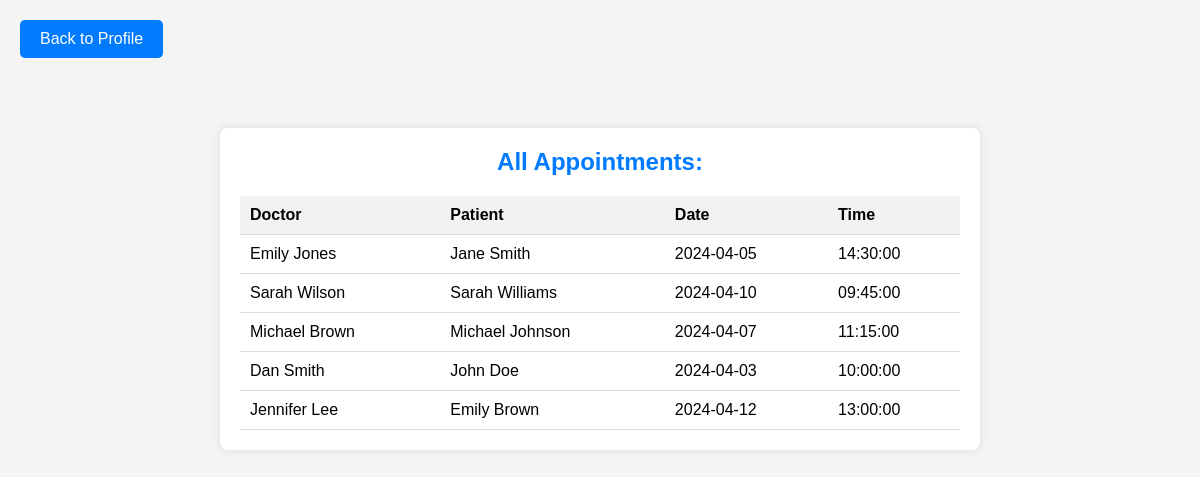
Screenshot of /viewAppointment.php (signed in) with the database file from the repository.
### tables this page shows
CREATE TABLE RequestAppointment (
    id INT AUTO_INCREMENT PRIMARY KEY,
    doctor_id INT,  
    patient_id INT,
    date DATE NOT NULL,
    time TIME NOT NULL,
    FOREIGN KEY (doctor_id) REFERENCES Doctor(id),
    FOREIGN KEY (patient_id) REFERENCES Patient(id)
);

CREATE TABLE Doctor (
    id INT AUTO_INCREMENT PRIMARY KEY,
    username VARCHAR(255) NOT NULL,
    password VARCHAR(255) NOT NULL,
    email VARCHAR(255) NOT NULL,
    name VARCHAR(255) NOT NULL,
    phone CHAR(10) NOT NULL
);

CREATE TABLE Patient (
    id INT AUTO_INCREMENT PRIMARY KEY,
    doctor_id INT,
    username VARCHAR(255) NOT NULL,
    password VARCHAR(255) NOT NULL,
    email VARCHAR(255) NOT NULL,
    address VARCHAR(255) NOT NULL,
    dob DATE,
    gender ENUM('Male', 'Female', 'Other'),
    name VARCHAR(255) NOT NULL,
    phone CHAR(10), 
    FOREIGN KEY (doctor_id) REFERENCES Doctor(id)
);

### viewAppointment.php (the view, shortened to what this page needs)
<?php
$servername = "localhost";
$username = "root";
$password = "";
$dbname = "rehab";
$conn = new mysqli($servername, $username, $password, $dbname);
$sql = "SELECT Doctor.name AS doctor_name, Patient.name AS patient_name, RequestAppointment.date, RequestAppointment.time
        FROM RequestAppointment
        INNER JOIN Doctor ON RequestAppointment.doctor_id = Doctor.id
        INNER JOIN Patient ON RequestAppointment.patient_id = Patient.id";
$result = $conn->query($sql);
?>
<!DOCTYPE html>
<html lang="en">
<head>
</head>
<body>
    <a href="doctor_welcome.php" class="button">Back to Profile</a>
    <div class="container">
        <h2>All Appointments:</h2>
        <table>
            <thead>
                <tr>
                    <th>Doctor</th>
                    <th>Patient</th>
                    <th>Date</th>
                    <th>Time</th>
                </tr>
            </thead>
            <tbody>
                <?php
                if ($result->num_rows > 0) {
                    while($row = $result->fetch_assoc()) {
                        echo "<tr><td>".$row["doctor_name"]."</td><td>".$row["patient_name"]."</td><td>".$row["date"]."</td><td>".$row["time"]."</td></tr>";
                    }
                } else {
                    echo "<tr><td colspan='4' class='no-appointments'>No appointments found</td></tr>";
                }
                ?>
            </tbody>
        </table>
    </div>
</body>
</html>

### viewAppointment.php (style rules this page uses)
body { font-family: Arial, sans-serif; background-color: #f4f4f4; margin: 0; padding: 0; }
.container { width: 60%; margin: 50px auto; background-color: #fff; padding: 20px; border-radius: 8px; box-shadow: 0 0 10px rgba(0, 0, 0, 0.1); }
h2 { margin-top: 0; text-align: center; color: #007bff; }
table { width: 100%; border-collapse: collapse; }
th, td { padding: 10px; border-bottom: 1px solid #ddd; text-align: left; }
th { background-color: #f2f2f2; }
.button { background-color: #007bff; color: #fff; border: none; padding: 10px 20px; border-radius: 5px; text-decoration: none; display: inline-block; margin-bottom: 20px; margin-top: 20px; margin-left: 20px; cursor: pointer; }

### rows the page displays
requestappointment: doctor.name "Emily Jones", patient.name "Jane Smith", date "2024-04-05", time "14:30:00"
requestappointment: doctor.name "Sarah Wilson", patient.name "Sarah Williams", date "2024-04-10", time "09:45:00"
requestappointment: doctor.name "Michael Brown", patient.name "Michael Johnson", date "2024-04-07", time "11:15:00"
requestappointment: doctor.name "Dan Smith", patient.name "John Doe", date "2024-04-03", time "10:00:00"
requestappointment: doctor.name "Jennifer Lee", patient.name "Emily Brown", date "2024-04-12", time "13:00:00"
